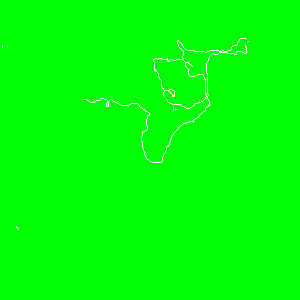

The script that saved this image:

from mu_window.mu_window import activate_window
from game_logic.reading import read_coords

from PIL import Image
import sys

if len(sys.argv) != 2:
    raise Exception("Please provide a map name as an argument!")

try:
    if sys.argv[1] == "--new":
        img = Image.open("input.png")
    else:
        img = Image.open(sys.argv[1])
except:
    raise Exception("Could not open image!")
idk = img.load()

activate_window()

coords_set = set()
while True:
    coords = read_coords()
    if coords == (25, 27):
        break
    print(coords)
    coords_set.add(coords)

for i in coords_set:
    idk[
        i[0], i[1]
    ] = (255, 255, 255)
img.save('mapper.png')
